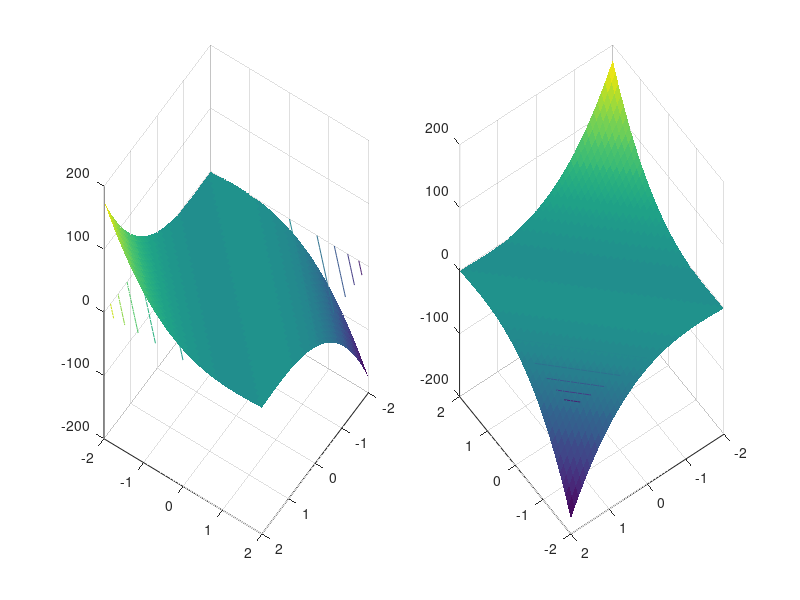

Recreate this plot in MATLAB.
function graphF

% Create figure
figure1 = figure('Position',[1 400 1200 600]);
%colormap('gray');
axis square;
[X,Y] = meshgrid(-2:0.1:2);
%Z=ex2(X,Y);
%Z=1/3*(X-2).^3 -X*Y.^2;
%Z = (1/2*(3*X.^2+2*X.*Y+2*Y.^2)-7*X -6*Y).^2
%Z = 1/2*(3*X.^2+2*X.*Y+1/3*Y.^2)-3*X +1*Y
Z = 3*(X-Y).^3 -4*(X-Y)

% Create subplot
subplot1 = subplot(1,2,1,'Parent',figure1);
view([124 34]);
grid('on');
hold('all');

% Create surface
surf(X,Y,Z,'Parent',subplot1,'LineStyle','none');

% Create contour


contour(X,Y,Z,'Parent',subplot1);

% Create subplot
subplot2 = subplot(1,2,2,'Parent',figure1);
view([234 34]);
grid('on');
hold('all');

% Create surface
surf(X,Y,Z,'Parent',subplot2,'LineStyle','none');

% Create contour
contour(X,Y,Z,'Parent',subplot2);
end